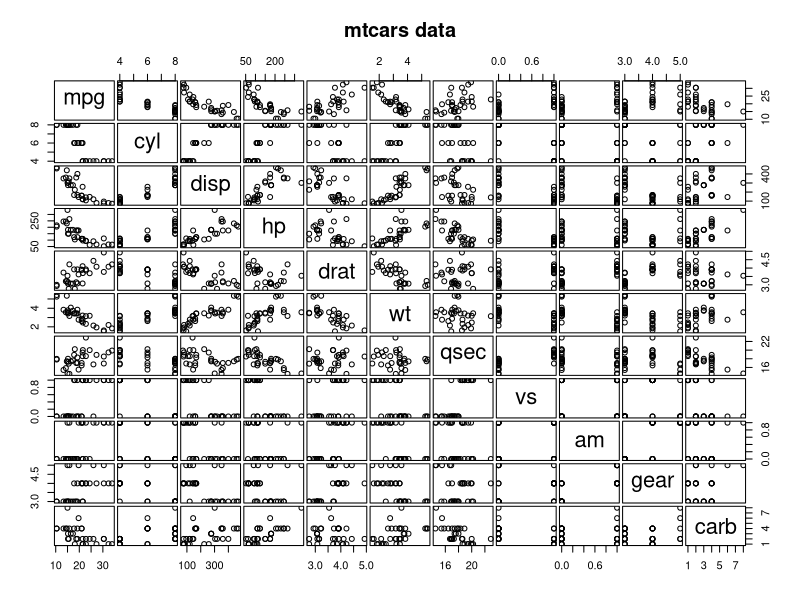
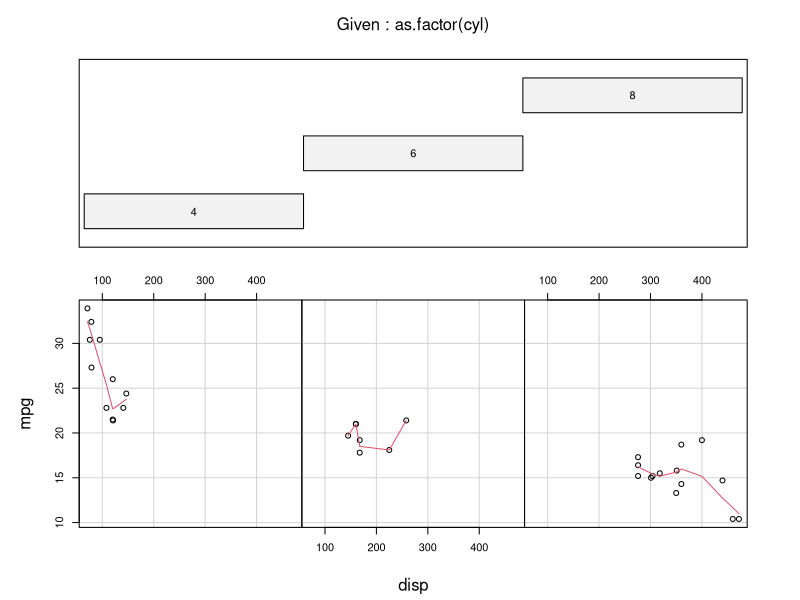
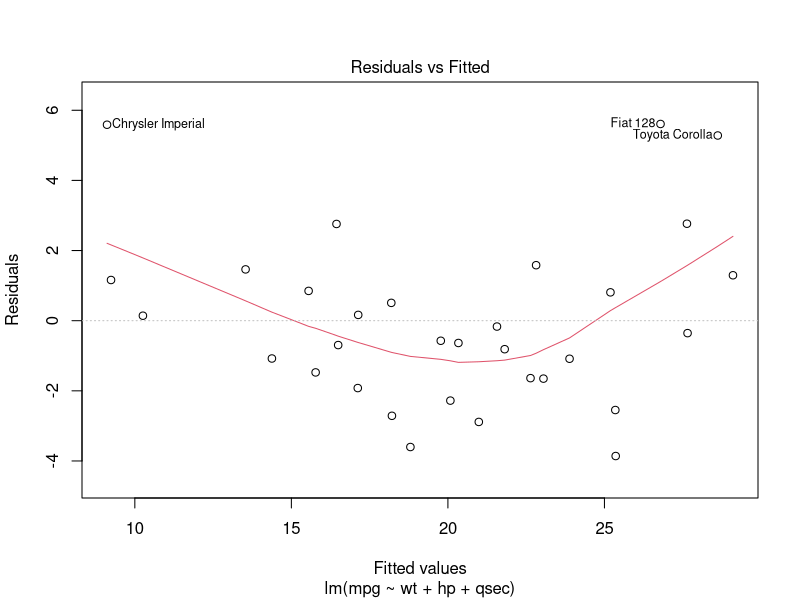
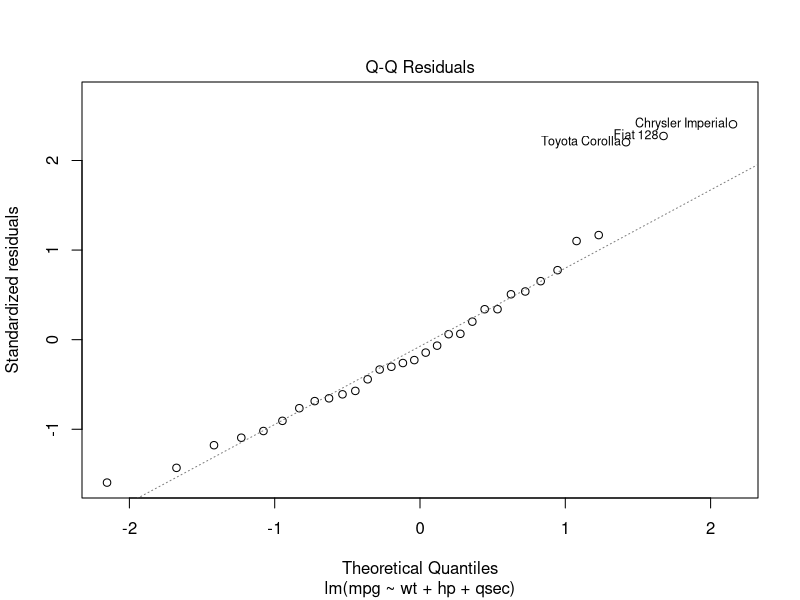
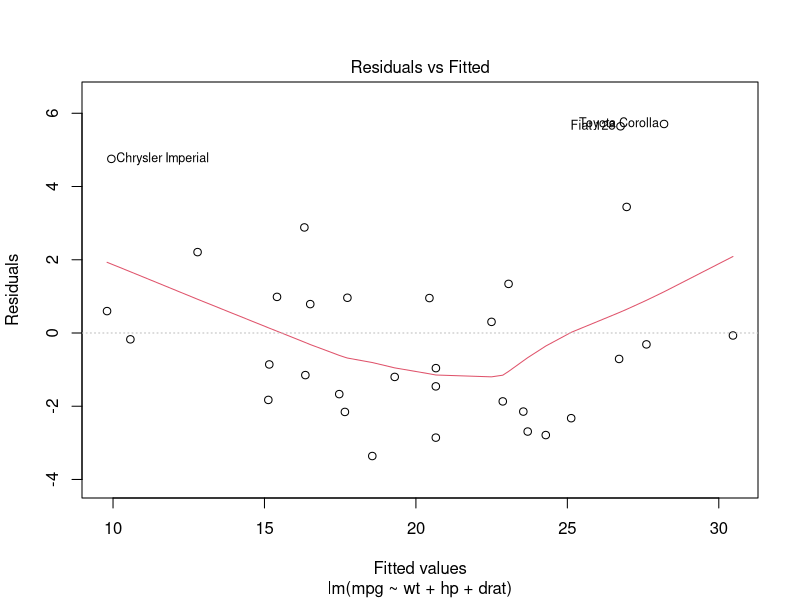
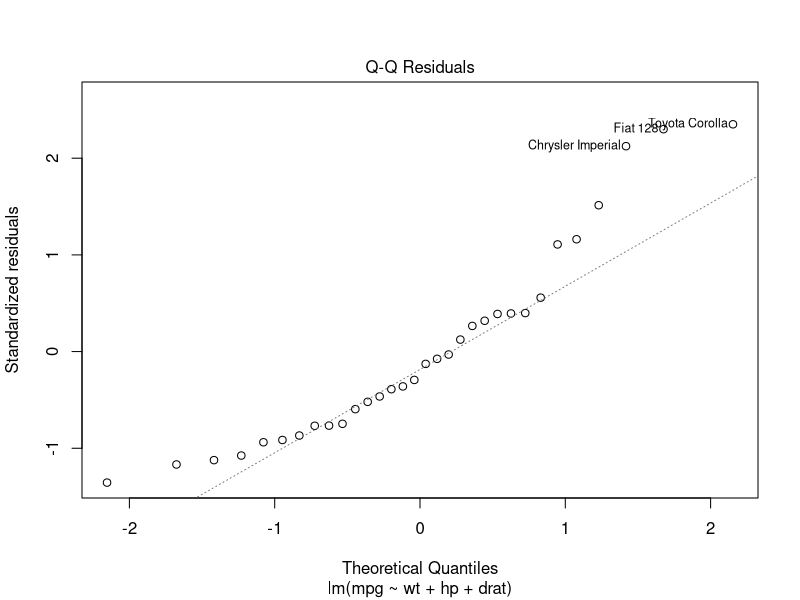
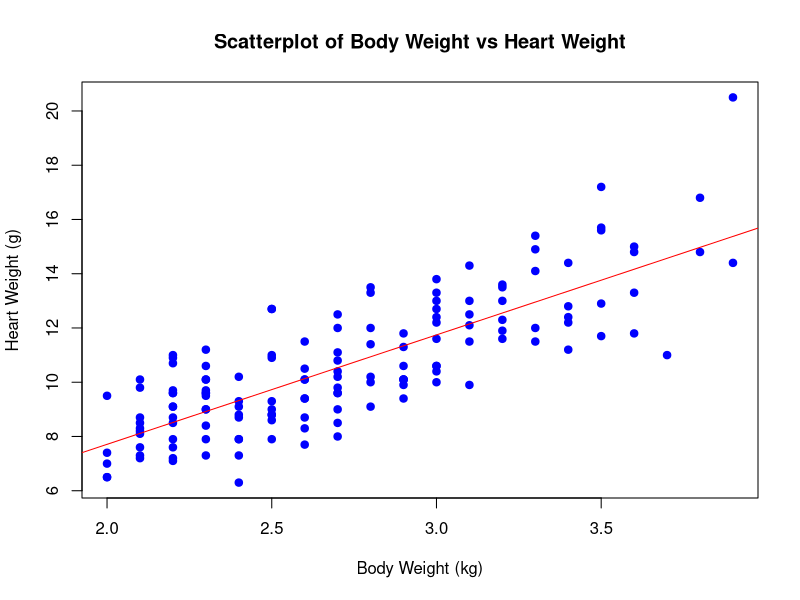
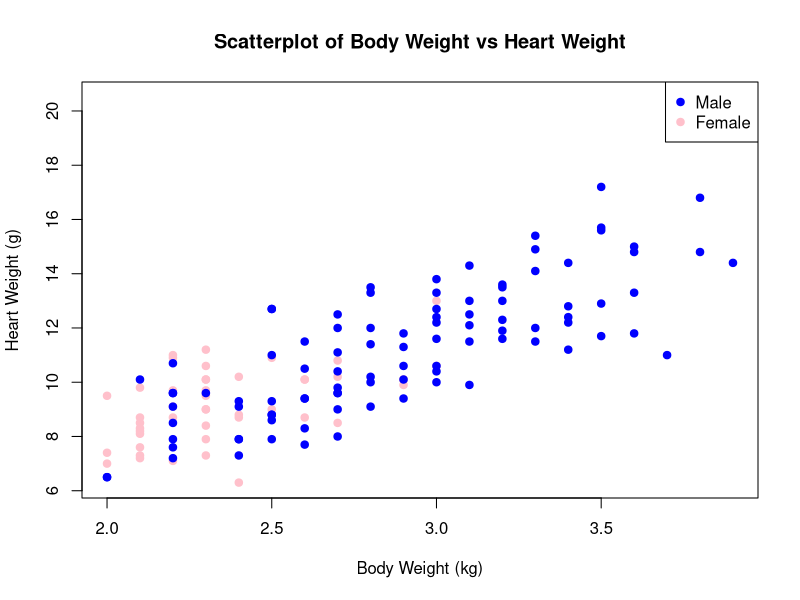

The R source for these figures, in order:
## ---- chunk 1
knitr::opts_chunk$set(echo=T,eval=T,message=F,warning=F,fig.align='center')
library(tidyverse)
## ---- chunk 2
# NOT RUN {
require(graphics)
pairs(mtcars, main = "mtcars data", gap = 1/4)
coplot(mpg ~ disp | as.factor(cyl), data = mtcars,
       panel = panel.smooth, rows = 1)
## possibly more meaningful, e.g., for summary() or bivariate plots:
mtcars2 <- within(mtcars, {
   vs <- factor(vs, labels = c("V", "S"))
   am <- factor(am, labels = c("automatic", "manual"))
   cyl  <- ordered(cyl)
   gear <- ordered(gear)
   carb <- ordered(carb)
})
summary(mtcars2)
# }
## ---- chunk 3
head(mtcars, 10)
## ---- chunk 4
# Load the mtcars dataset
data(mtcars)

# Fit the linear model with mpg as the response variable and wt, hp, qsec as predictors
lm.mtcars <- lm(mpg ~ wt + hp + qsec, data = mtcars)

# Summary of the model
#summary(lm.mtcars)
plot(lm.mtcars,ask=F,which=1:2)
## ---- chunk 5
data(mtcars)

# Fit the linear model with mpg as the response variable and wt, hp, qsec as predictors
lm.mtcars <- lm(mpg ~ wt + hp + drat, data = mtcars)

# Summary of the model
#summary(lm.mtcars)
plot(lm.mtcars,ask=F,which=1:2)
## ---- chunk 6
summary(lm.mtcars)

## ---- chunk 7
confint(lm.mtcars, level = 0.95)
## ---- chunk 8
library(MASS)
head(cats)
## ---- chunk 9
# Load the MASS library
library(MASS)

# Extract the cats dataset
data(cats)

# Create a scatterplot of Bwt vs Hwt
plot(cats$Bwt, cats$Hwt,
     xlab = "Body Weight (kg)",
     ylab = "Heart Weight (g)",
     main = "Scatterplot of Body Weight vs Heart Weight",
     pch = 19, col = "blue")

# Add a trend line
abline(lm(Hwt ~ Bwt, data = cats), col = "red")

## ---- chunk 10

# Fit the linear model
lm.cats <- lm(Hwt ~ Bwt, data = cats)

# Examine the coefficients of the model
summary(lm.cats)

## ---- chunk 11
# Load the MASS library
library(MASS)

# Extract the cats dataset
data(cats)

# Create a scatterplot of Bwt vs Hwt with points colored by Sex
plot(cats$Bwt, cats$Hwt,
     xlab = "Body Weight (kg)",
     ylab = "Heart Weight (g)",
     main = "Scatterplot of Body Weight vs Heart Weight",
     pch = 19, col = ifelse(cats$Sex == "M", "blue", "pink"))

# Add a legend
legend("topright", legend = c("Male", "Female"), col = c("blue", "pink"), pch = 19)

## ---- chunk 12
# Load the MASS library
library(MASS)

# Extract the cats dataset
data(cats)

# Split the data by sex
cats_male <- subset(cats, Sex == "M")
cats_female <- subset(cats, Sex == "F")

# Fit linear models for male and female cats
lm_male <- lm(Hwt ~ Bwt, data = cats_male)
lm_female <- lm(Hwt ~ Bwt, data = cats_female)

# Summarize the models
summary(lm_male)
summary(lm_female)

## ---- chunk 13
# Create a scatterplot of Bwt vs Hwt with points colored by Sex
plot(cats$Bwt, cats$Hwt,
     xlab = "Body Weight (kg)",
     ylab = "Heart Weight (g)",
     main = "Scatterplot of Body Weight vs Heart Weight",
     pch = 19, col = ifelse(cats$Sex == "M", "blue", "pink"))

# Add regression lines
abline(lm_male, col = "blue")
abline(lm_female, col = "pink")

# Add a legend
legend("topright", legend = c("Male", "Female"), col = c("blue", "pink"), pch = 19)

## ---- chunk 14
# Load the MASS library
library(MASS)

# Extract the cats dataset
data(cats)

# Convert Sex to a factor to treat it as a categorical variable
cats$Sex <- factor(cats$Sex)

# Fit the linear model with Hwt as the response variable and Bwt and Sex as predictors
lm.cats <- lm(Hwt ~ Bwt + Sex, data = cats)

# Summary of the model
summary(lm.cats)

## ---- chunk 15
# Load the MASS library
library(MASS)

# Extract the cats dataset
data(cats)

# Convert Sex to a factor to treat it as a categorical variable
cats$Sex <- factor(cats$Sex)

# Fit the linear model with Hwt as the response variable, and Bwt, Sex, and their interaction as predictors
lm.cats.interaction <- lm(Hwt ~ Bwt+Sex+Bwt * Sex, data = cats)

# Summary of the model
summary(lm.cats.interaction)
## ---- chunk 16
confint(lm.cats, level = 0.95)
## ---- chunk 17
# Load necessary library
library(readr)

# Read the CSV file
clay_sample <- read_csv("clay_sample.csv", show_col_types = FALSE)
clay_sample

# Convert material to a factor to treat it as a categorical variable
clay_sample$material <- factor(clay_sample$material)
#clay_sample$material

# Check the levels of the material factor levels(clay_sample$material
levels(clay_sample$material)
       
# Fit the linear model with pd as the response variable, and moisture, material, and their interaction as predictors
lm.clay <- lm(pd ~   moisture * material, data = clay_sample)

# Output the standard model summary
summary(lm.clay)

## ---- chunk 18
# Display diagnostic plots 
#par(mfrow = c(1, 2)) 
plot(lm.clay, which = 1:2)

